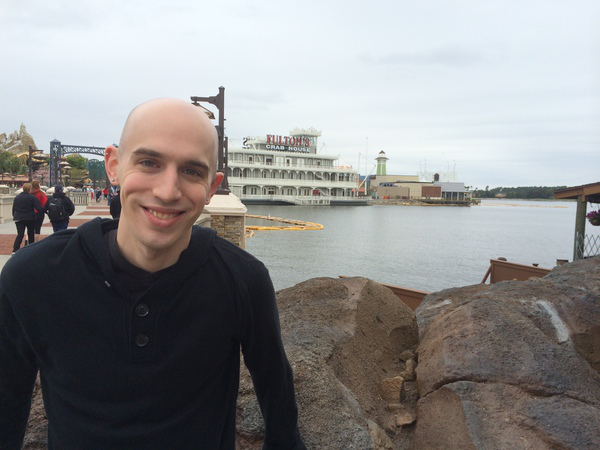
#> input picture Data/drawing/florida_trip.png, 600 x 450 px
$ python grayscale_hist.py --image ../Data/drawing/florida_trip.png
#> lines starting #> are read from the running program, lines starting #| are printed output that depends on the picture
# import numpy as np
from matplotlib import pyplot as plt
import cv2
import argparse

ap = argparse.ArgumentParser()
ap.add_argument("-i", "--image", required=True, help="Path to the image")
args = vars(ap.parse_args())

image = cv2.imread(args["image"])
#> image is the input picture: shape (450, 600, 3); mean B, G, R 139.9, 140.1, 141
cv2.imshow("Original", image)
cv2.waitKey(0)

image_gray  = cv2.cvtColor(image, cv2.COLOR_BGR2GRAY)
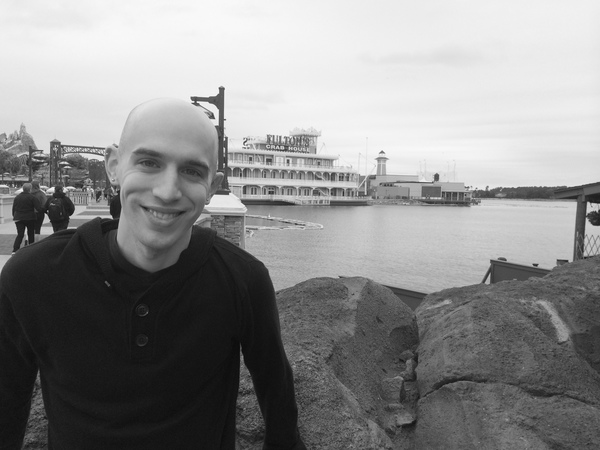
#> image_gray: shape (450, 600); min 10, max 251, mean 140.3

hist = cv2.calcHist([image_gray], [0], None, [256], [0, 256])
#> hist = 256 values, max 7208 at index 239, min 0 at index 0, mean 1054.7

plt.figure()
plt.title('Grayscale Histogram')
plt.xlabel('Bins')
plt.ylabel('# of Pixels')
plt.plot(hist)
plt.xlim([0, 256])
plt.show()
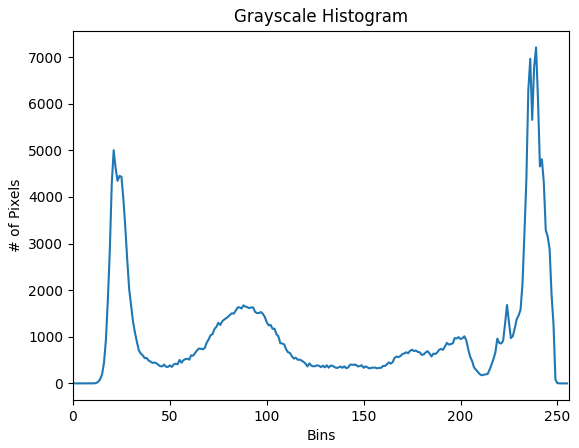
#> figure drawn by matplotlib, 1 panel; curve peaks at x = 239, y = 7208
cv2.waitKey(0)

chans = cv2.split(image)
colors = ('b', 'g', 'r')
plt.figure()
plt.title('Flattened')
plt.xlabel('Bins')
plt.ylabel('# of Pixels')

for (chan, color) in zip(chans, colors):
    hist = cv2.calcHist([chan], [0], None, [256], [0, 256])
    plt.plot(hist, color = color)
    plt.xlim([0, 256])
#> this loop made 3 passes
#> color on passes 1 to 3: 'b', 'g', 'r'

plt.show()
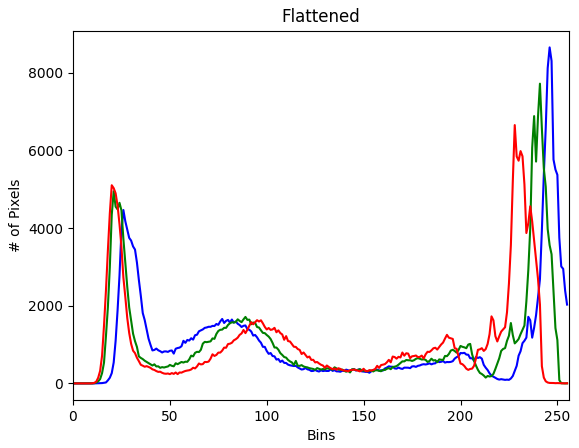
#> figure drawn by matplotlib, 1 panel; curve peaks at x = 246, y = 8651; curve peaks at x = 241, y = 7717; curve peaks at x = 228, y = 6651
cv2.waitKey(0)

eq = cv2.equalizeHist(image_gray)
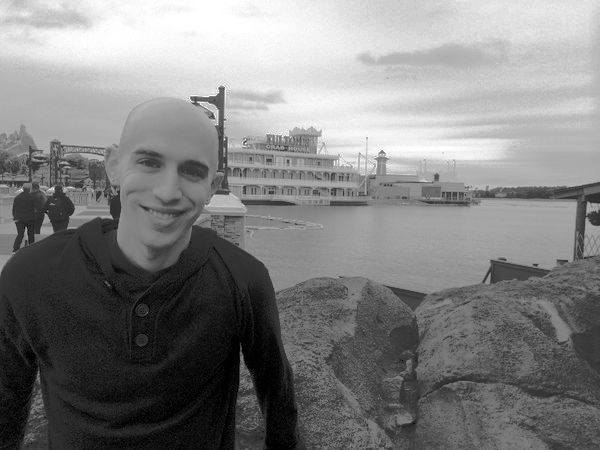
#> eq: shape (450, 600); min 0, max 255, mean 128.7
cv2.imshow("Equalized", eq)
cv2.waitKey(0)
